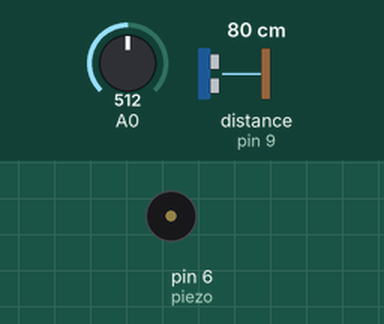
The sketch below on a simulated Arduino Uno, built with avr-gcc and run on an emulated ATmega328P. On the bench: buzzer (waves = sounding). Wiring (inferred from the names in the program): ultrasonic range finder: trigger pin 8; echo pin 9. Inputs (shaded band) come from the test bench; at power-on: A0 = 512, distance to the obstacle (sensor on pin 9) 80 cm. The echo pulse lasts 58.3 µs per cm; what the sketch prints to the serial monitor is not drawn.

Above: at 0.1 s.
At 0.6 s:
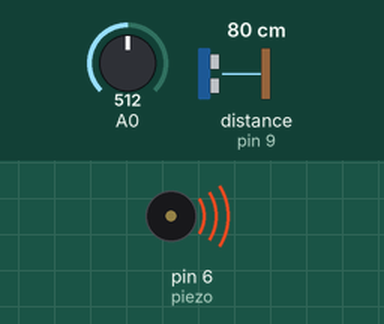
Timing chart, 0 to 2.1 s (numbered marks = the images above):
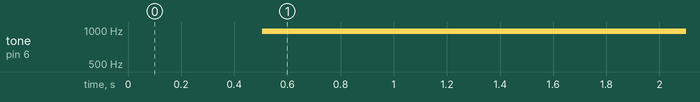

Measured:
- by itself, tone on pin 6 (piezo): silent → 977 Hz at 0.51 s

The sketch:

UltraSonic_Temperture.ino
```cpp
int Trigpin = 8;  //쏘는거(방아쇠)
int EchoPin = 9;
int piezo = 6;

#define NOTE_C6 1047

void setup() {
  pinMode(Trigpin, OUTPUT);
  pinMode(EchoPin, INPUT);
  pinMode(A0, INPUT);
  Serial.begin(115200);
}

void loop() {

  Ultrasonic(); //초음파
  Temperture();
}

void Ultrasonic()
{
  float distance, duration;
  //Trigpin 음파를 쏘아 Echo에서 받아 계산
  // 속도 = 거리 / 시간  // 거리 = 시간 * 속도
  digitalWrite(Trigpin, 1);
  delayMicroseconds(10);
  digitalWrite(Trigpin, 0);
  duration = pulseIn(EchoPin, 1); //시간
//  Serial.println ("시간 : " + (String)duration);
  distance = (duration*34000)/1000000/2; //거리
  Serial.println ("거리 : " + (String)distance + "cm");
  delay(500);

  if(distance < 150 && distance >= 10)
  {
     analogWrite(piezo, NOTE_C6);
     delay(500);
     analogWrite(piezo, 0);
     delay(500);
  }
      else if(distance < 10)
  {
    analogWrite(piezo, NOTE_C6);
    delay(200);
    analogWrite(piezo, 0);
    delay(200);
  }
}

void Temperture()
{
   int value = analogRead(A0);
   float volt = value * 5.0/ 1024;
   float temper = (volt - 0.5)*100;

   Serial.print(volt);
   Serial.print("  V    ");
   Serial.print(temper);
   Serial.println("  C");
   delay(500);
}
```
